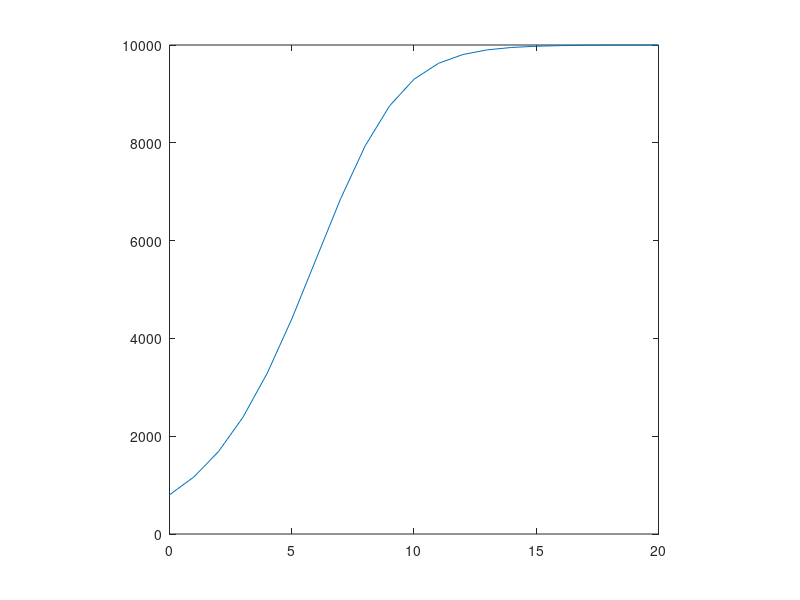

Here is the MATLAB script that generated this plot:
%% eulerPop.m

%This program uses Euler's method to analyze population dynamics

    %Author: J. Patrick Lacher
clc
clear

%% Define Constants and Arrays

%constants
pmax = 10000;
G = 0.00005;
tmin = 0;
tmax = 20;
 
 %population/time arrays
 t = linspace(0,20,21);
 p = zeros(1,21);
 p(1) = 800;
 
 %% Loop Over Euler's Method
 
 for it = 1:20
     p(it+1) = p(it) + (G*(pmax-p(it))*p(it));
 end
 
 %% Plot the Population vs Time
 
 plot (t,p)
 axis square